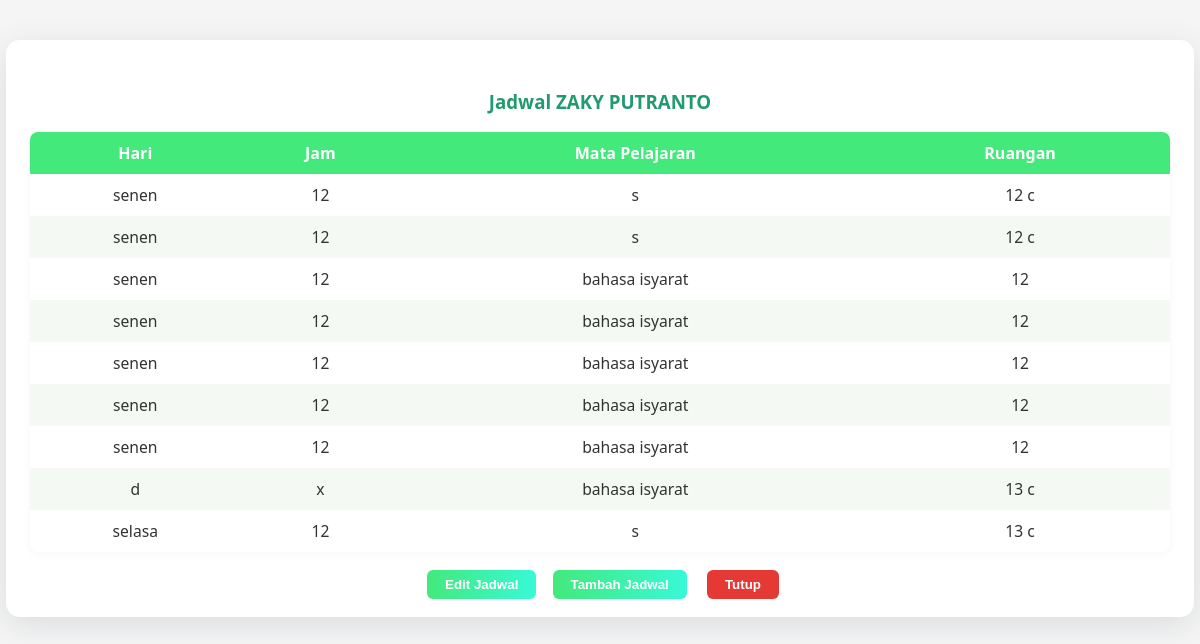
The page /popup_jadwal.php?id_guru=19 on the database its author committed.
### tables this page shows
CREATE TABLE `users` (
  `id` int(11) NOT NULL,
  `id_kartu` varchar(50) NOT NULL,
  `nama` varchar(100) NOT NULL,
  `jabatan` varchar(100) NOT NULL,
  `role` enum('guru','siswa','','') NOT NULL
);

CREATE TABLE `jadwal` (
  `id` int(11) NOT NULL,
  `id_guru` int(11) NOT NULL,
  `hari` varchar(20) NOT NULL,
  `jam` varchar(20) NOT NULL,
  `mapel` varchar(50) NOT NULL,
  `ruangan` varchar(30) NOT NULL
);

### popup_jadwal.php (the view, shortened to what this page needs)
<?php
$koneksi = new mysqli("localhost", "root", "", "absensi");
$id_guru = isset($_GET['id_guru']) ? intval($_GET['id_guru']) : 0;
$nama_guru = "";
$qGuru = $koneksi->query("SELECT nama FROM users WHERE id=$id_guru LIMIT 1");
if ($qGuru && $qGuru->num_rows > 0) {
    $nama_guru = $qGuru->fetch_assoc()['nama'];
}
$jadwal = [];
$qJadwal = $koneksi->query("SELECT * FROM jadwal WHERE id_guru=$id_guru ORDER BY FIELD(hari, 'Senin','Selasa','Rabu','Kamis','Jumat','Sabtu','Minggu'), jam");
while ($row = $qJadwal->fetch_assoc()) {
    $jadwal[] = $row;
}
?>
<!DOCTYPE html>
<html lang="id">
<head>
</head>
<body>
<div class="popup-content">
    <h3>Jadwal <?= htmlspecialchars($nama_guru) ?></h3>
    <table>
        <thead>
            <tr>
                <th>Hari</th>
                <th>Jam</th>
                <th>Mata Pelajaran</th>
                <th>Ruangan</th>
            </tr>
        </thead>
        <tbody>
            <?php if (count($jadwal) > 0): ?>
                <?php foreach ($jadwal as $row): ?>
                    <tr>
                        <td><?= htmlspecialchars($row['hari']) ?></td>
                        <td><?= htmlspecialchars($row['jam']) ?></td>
                        <td><?= htmlspecialchars($row['mapel']) ?></td>
                        <td><?= htmlspecialchars($row['ruangan']) ?></td>
                    </tr>
                <?php endforeach; ?>
            <?php else: ?>
                <tr>
                    <td colspan="4">Belum ada jadwal.</td>
                </tr>
            <?php endif; ?>
        </tbody>
    </table>
    <div style="text-align:center;">
        <button class="btn" onclick="alert('Fitur edit jadwal belum tersedia')">Edit Jadwal</button>
        <button class="btn" onclick="alert('Fitur tambah jadwal belum tersedia')">Tambah Jadwal</button>
        <button class="btn-cancel" onclick="window.close()">Tutup</button>
    </div>
</div>
</body>
</html>

### popup_jadwal.php (style rules this page uses)
body { font-family: 'Segoe UI', Arial, sans-serif; background: #f5f5f5; margin: 0; }
.popup-content { background: #fff; padding: 30px 24px 18px 24px; border-radius: 14px; min-width: 320px; max-width: 95vw; position: relative; box-shadow: 0 8px 32px rgba(44,62,80,0.13); margin: 40px auto; }
h3 { color: #219a6f; margin-bottom: 18px; text-align: center; }
table { margin: 0 auto 18px auto; border-collapse: collapse; width: 100%; background: #fff; border-radius: 8px; overflow: hidden; box-shadow: 0 2px 8px rgba(44,62,80,0.04); }
th, td { border: none; padding: 10px 8px; text-align: center; }
th { background: #43e97b; color: #fff; font-size: 1rem; font-weight: 600; }
tr:nth-child(even) { background-color: #f4f9f4; }
td { font-size: 0.98rem; color: #333; }
.btn { background: linear-gradient(90deg, #43e97b 0%, #38f9d7 100%); color: #fff; border: none; border-radius: 6px; padding: 7px 18px; font-weight: bold; cursor: pointer; margin: 0 6px; transition: background 0.18s, color 0.18s, transform 0.18s; }
.btn-cancel { background: #e53935; color: #fff; border: none; border-radius: 6px; padding: 7px 18px; font-weight: bold; cursor: pointer; margin-left: 10px; }

### rows shown on the page
users: nama "ZAKY PUTRANTO"
jadwal: hari "senen", jam "12", mapel "s", ruangan "12 c"
jadwal: hari "senen", jam "12", mapel "s", ruangan "12 c"
jadwal: hari "senen", jam "12", mapel "bahasa isyarat", ruangan "12"
jadwal: hari "senen", jam "12", mapel "bahasa isyarat", ruangan "12"
jadwal: hari "senen", jam "12", mapel "bahasa isyarat", ruangan "12"
jadwal: hari "senen", jam "12", mapel "bahasa isyarat", ruangan "12"
jadwal: hari "senen", jam "12", mapel "bahasa isyarat", ruangan "12"
jadwal: hari "d", jam "x", mapel "bahasa isyarat", ruangan "13 c"
jadwal: hari "selasa", jam "12", mapel "s", ruangan "13 c"
